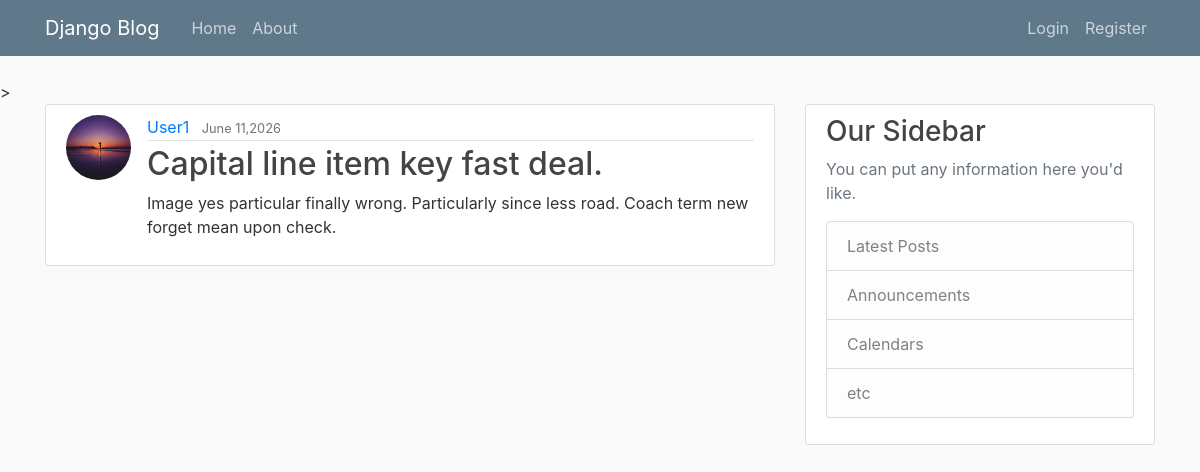
Page /post/145 on the committed database.
### Blog/models.py (models this page shows, shortened)
class Post(models.Model):
    title = models.CharField(max_length=100)
    content = models.TextField()
    date_posted = models.DateTimeField(default=timezone.now)
    author = models.ForeignKey(User , on_delete=models.CASCADE)

### users/models.py (models this page shows, shortened)
class Profile(models.Model):
    user = models.OneToOneField(User,on_delete=models.CASCADE)
    image = models.ImageField(default='profile_pics/default.jpg',upload_to='profile_pics')

### Blog/views.py (the view)
# urls.py: path('post/<int:pk>',PostDetailView.as_view(),name='post-detail'),
class PostDetailView(DetailView):
    model = Post

### Blog/templates/Blog/post_detail.html (shortened to what this page needs)
{% extends "Blog/base.html" %}
{% block content %}
        <article class="media content-section">
            <img class="rounded-circle article-img" src="{{ object.author.profile.image.url }}" alt="">
            <div class="media-body">
                <div class="article-metadata">
                    <a class="mr-2" href="{% url 'user-posts' post.author.username %}">{{ post.author }}</a>
                    <small class="text-muted">{{ object.date_posted|date:"F d,Y" }}</small>
                </div>
                <h2 class="article-title" >{{ object.title }}</h2>
                <p class="article-content">{{ object.content }}</p>
            </div>
        </article>
{% endblock content %}

### Blog/static/Blog/main.css (style rules this page uses)
body { background: #fafafa; color: #333333; margin-top: 5rem; }
h1, h2, h3, h4, h5, h6 { color: #444444; }
.content-section { background: #ffffff; padding: 10px 20px; border: 1px solid #dddddd; border-radius: 3px; margin-bottom: 20px; }
.article-title { color: #444444; }
.article-content { white-space: pre-line; }
.article-img { height: 65px; width: 65px; margin-right: 16px; }
.article-metadata { padding-bottom: 1px; margin-bottom: 4px; border-bottom: 1px solid #e3e3e3 }

### rows in the picture
Post: author.profile.image (picture), author "User1", date_posted "June 11,2026", title "Capital line item key fast deal.", content "Image yes particular finally wrong. Particularly since less road. Coach term new forget mean upon check."
